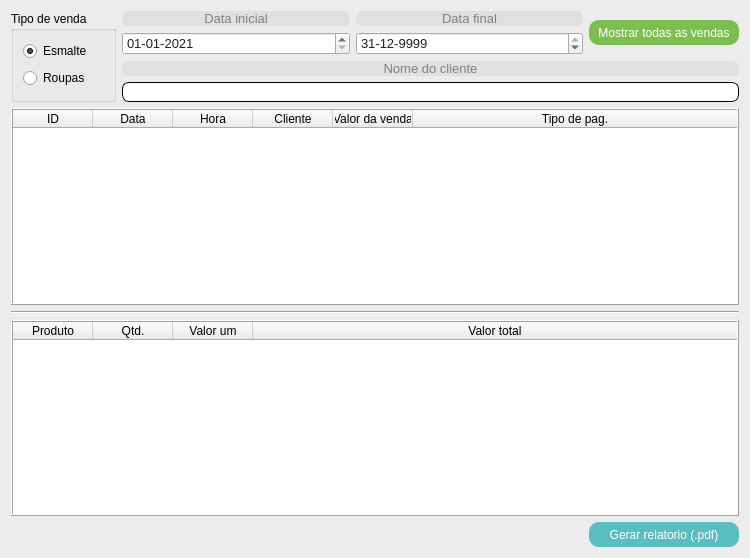
<?xml version="1.0" encoding="UTF-8"?>
<ui version="4.0">
 <class>fm_transacao_cliente</class>
 <widget class="QDialog" name="fm_transacao_cliente">
  <property name="geometry">
   <rect>
    <x>0</x>
    <y>0</y>
    <width>750</width>
    <height>558</height>
   </rect>
  </property>
  <property name="windowTitle">
   <string>Transações de clientes</string>
  </property>
  <property name="styleSheet">
   <string notr="true">QDialog{
background:#ececec
}</string>
  </property>
  <layout class="QGridLayout" name="gridLayout">
   <item row="5" column="3">
    <widget class="QPushButton" name="btnRelatorio">
     <property name="sizePolicy">
      <sizepolicy hsizetype="Maximum" vsizetype="Fixed">
       <horstretch>0</horstretch>
       <verstretch>0</verstretch>
      </sizepolicy>
     </property>
     <property name="minimumSize">
      <size>
       <width>150</width>
       <height>25</height>
      </size>
     </property>
     <property name="cursor">
      <cursorShape>PointingHandCursor</cursorShape>
     </property>
     <property name="styleSheet">
      <string notr="true">QPushButton:enabled{background:#5abec0;}
QPushButton:disabled{background:#2fbec0;}
QPushButton:pressed{background:#73bebe;}
QPushButton{
color:#ffffff;
font-size:9pt;
border:none;
border-radius:10px;
}</string>
     </property>
     <property name="text">
      <string>Gerar relatorio (.pdf)</string>
     </property>
    </widget>
   </item>
   <item row="3" column="0" colspan="4">
    <widget class="Line" name="line">
     <property name="orientation">
      <enum>Qt::Horizontal</enum>
     </property>
    </widget>
   </item>
   <item row="4" column="0" colspan="4">
    <widget class="QTableWidget" name="twProdutos">
     <property name="cursor" stdset="0">
      <cursorShape>PointingHandCursor</cursorShape>
     </property>
     <property name="styleSheet">
      <string notr="true">QTableWidget{
color:#303030;
font-size:9pt;
}</string>
     </property>
     <property name="frameShape">
      <enum>QFrame::Box</enum>
     </property>
     <property name="frameShadow">
      <enum>QFrame::Raised</enum>
     </property>
     <property name="editTriggers">
      <set>QAbstractItemView::NoEditTriggers</set>
     </property>
     <property name="selectionMode">
      <enum>QAbstractItemView::SingleSelection</enum>
     </property>
     <property name="selectionBehavior">
      <enum>QAbstractItemView::SelectRows</enum>
     </property>
     <property name="sortingEnabled">
      <bool>true</bool>
     </property>
     <attribute name="horizontalHeaderMinimumSectionSize">
      <number>50</number>
     </attribute>
     <attribute name="horizontalHeaderDefaultSectionSize">
      <number>80</number>
     </attribute>
     <attribute name="horizontalHeaderHighlightSections">
      <bool>false</bool>
     </attribute>
     <attribute name="horizontalHeaderStretchLastSection">
      <bool>true</bool>
     </attribute>
     <attribute name="verticalHeaderVisible">
      <bool>false</bool>
     </attribute>
     <attribute name="verticalHeaderHighlightSections">
      <bool>false</bool>
     </attribute>
     <column>
      <property name="text">
       <string>Produto</string>
      </property>
     </column>
     <column>
      <property name="text">
       <string>Qtd.</string>
      </property>
     </column>
     <column>
      <property name="text">
       <string>Valor um</string>
      </property>
     </column>
     <column>
      <property name="text">
       <string>Valor total</string>
      </property>
     </column>
    </widget>
   </item>
   <item row="2" column="0" colspan="4">
    <widget class="QTableWidget" name="twCliente">
     <property name="cursor" stdset="0">
      <cursorShape>PointingHandCursor</cursorShape>
     </property>
     <property name="styleSheet">
      <string notr="true">QTableWidget{
color:#303030;
font-size:9pt;
}</string>
     </property>
     <property name="frameShape">
      <enum>QFrame::Box</enum>
     </property>
     <property name="frameShadow">
      <enum>QFrame::Raised</enum>
     </property>
     <property name="editTriggers">
      <set>QAbstractItemView::NoEditTriggers</set>
     </property>
     <property name="selectionMode">
      <enum>QAbstractItemView::SingleSelection</enum>
     </property>
     <property name="selectionBehavior">
      <enum>QAbstractItemView::SelectRows</enum>
     </property>
     <property name="sortingEnabled">
      <bool>true</bool>
     </property>
     <attribute name="horizontalHeaderMinimumSectionSize">
      <number>50</number>
     </attribute>
     <attribute name="horizontalHeaderDefaultSectionSize">
      <number>80</number>
     </attribute>
     <attribute name="horizontalHeaderHighlightSections">
      <bool>false</bool>
     </attribute>
     <attribute name="horizontalHeaderStretchLastSection">
      <bool>true</bool>
     </attribute>
     <attribute name="verticalHeaderVisible">
      <bool>false</bool>
     </attribute>
     <attribute name="verticalHeaderHighlightSections">
      <bool>false</bool>
     </attribute>
     <column>
      <property name="text">
       <string>ID</string>
      </property>
     </column>
     <column>
      <property name="text">
       <string>Data</string>
      </property>
     </column>
     <column>
      <property name="text">
       <string>Hora</string>
      </property>
     </column>
     <column>
      <property name="text">
       <string>Cliente</string>
      </property>
     </column>
     <column>
      <property name="text">
       <string>Valor da venda</string>
      </property>
     </column>
     <column>
      <property name="text">
       <string>Tipo de pag.</string>
      </property>
     </column>
    </widget>
   </item>
   <item row="0" column="2">
    <layout class="QVBoxLayout" name="vlDataFinal">
     <item>
      <widget class="QLabel" name="lbDataFinal">
       <property name="styleSheet">
        <string notr="true">QLabel{
background:#e0e0e0;
color:#808080;
font-size:10pt;
border:none;
border-radius:6px;
}</string>
       </property>
       <property name="text">
        <string>Data final</string>
       </property>
       <property name="alignment">
        <set>Qt::AlignCenter</set>
       </property>
      </widget>
     </item>
     <item>
      <widget class="QDateEdit" name="dateFinal">
       <property name="styleSheet">
        <string notr="true">QDateEdit{
color:#202020;
font-size:10pt;
}</string>
       </property>
       <property name="minimumDateTime">
        <datetime>
         <hour>0</hour>
         <minute>0</minute>
         <second>0</second>
         <year>2021</year>
         <month>1</month>
         <day>1</day>
        </datetime>
       </property>
       <property name="displayFormat">
        <string>dd-MM-yyyy</string>
       </property>
       <property name="date">
        <date>
         <year>9999</year>
         <month>12</month>
         <day>31</day>
        </date>
       </property>
      </widget>
     </item>
    </layout>
   </item>
   <item row="0" column="1">
    <layout class="QVBoxLayout" name="vlDataInicial">
     <item>
      <widget class="QLabel" name="lbDataInicial">
       <property name="styleSheet">
        <string notr="true">QLabel{
background:#e0e0e0;
color:#808080;
font-size:10pt;
border:none;
border-radius:6px;
}</string>
       </property>
       <property name="text">
        <string>Data inicial</string>
       </property>
       <property name="alignment">
        <set>Qt::AlignCenter</set>
       </property>
      </widget>
     </item>
     <item>
      <widget class="QDateEdit" name="dateInicial">
       <property name="styleSheet">
        <string notr="true">QDateEdit{
color:#202020;
font-size:10pt;
}</string>
       </property>
       <property name="minimumDateTime">
        <datetime>
         <hour>0</hour>
         <minute>0</minute>
         <second>0</second>
         <year>2021</year>
         <month>1</month>
         <day>1</day>
        </datetime>
       </property>
       <property name="displayFormat">
        <string>dd-MM-yyyy</string>
       </property>
       <property name="date">
        <date>
         <year>2021</year>
         <month>1</month>
         <day>1</day>
        </date>
       </property>
      </widget>
     </item>
    </layout>
   </item>
   <item row="0" column="0" rowspan="2">
    <widget class="QGroupBox" name="gbVenda">
     <property name="sizePolicy">
      <sizepolicy hsizetype="Maximum" vsizetype="Preferred">
       <horstretch>0</horstretch>
       <verstretch>0</verstretch>
      </sizepolicy>
     </property>
     <property name="title">
      <string>Tipo de venda</string>
     </property>
     <layout class="QVBoxLayout" name="verticalLayout_2">
      <item>
       <widget class="QRadioButton" name="rbEsmalte">
        <property name="sizePolicy">
         <sizepolicy hsizetype="Maximum" vsizetype="Fixed">
          <horstretch>0</horstretch>
          <verstretch>0</verstretch>
         </sizepolicy>
        </property>
        <property name="text">
         <string>Esmalte</string>
        </property>
        <property name="checked">
         <bool>true</bool>
        </property>
       </widget>
      </item>
      <item>
       <widget class="QRadioButton" name="rbRoupa">
        <property name="sizePolicy">
         <sizepolicy hsizetype="Maximum" vsizetype="Fixed">
          <horstretch>0</horstretch>
          <verstretch>0</verstretch>
         </sizepolicy>
        </property>
        <property name="text">
         <string>Roupas</string>
        </property>
       </widget>
      </item>
     </layout>
    </widget>
   </item>
   <item row="0" column="3">
    <widget class="QPushButton" name="btnMostrarTudo">
     <property name="sizePolicy">
      <sizepolicy hsizetype="Maximum" vsizetype="Fixed">
       <horstretch>0</horstretch>
       <verstretch>0</verstretch>
      </sizepolicy>
     </property>
     <property name="minimumSize">
      <size>
       <width>150</width>
       <height>25</height>
      </size>
     </property>
     <property name="cursor">
      <cursorShape>PointingHandCursor</cursorShape>
     </property>
     <property name="styleSheet">
      <string notr="true">QPushButton:enabled{background:#7dbe50;}
QPushButton:disabled{background:#aaff7f;}
QPushButton:pressed{background:#aaff00;}
QPushButton{
color:#ffffff;
font-size:9pt;
border:none;
border-radius:10px;
}</string>
     </property>
     <property name="text">
      <string>Mostrar todas as vendas</string>
     </property>
    </widget>
   </item>
   <item row="1" column="1" colspan="3">
    <layout class="QVBoxLayout" name="verticalLayout">
     <item>
      <widget class="QLabel" name="lbVendedor">
       <property name="styleSheet">
        <string notr="true">QLabel{
background:#e0e0e0;
color:#808080;
font-size:10pt;
border:none;
border-radius:6px;
}</string>
       </property>
       <property name="text">
        <string>Nome do cliente</string>
       </property>
       <property name="alignment">
        <set>Qt::AlignCenter</set>
       </property>
      </widget>
     </item>
     <item>
      <widget class="QLineEdit" name="lineCliente">
       <property name="sizePolicy">
        <sizepolicy hsizetype="Expanding" vsizetype="Maximum">
         <horstretch>0</horstretch>
         <verstretch>0</verstretch>
        </sizepolicy>
       </property>
       <property name="minimumSize">
        <size>
         <width>150</width>
         <height>20</height>
        </size>
       </property>
       <property name="styleSheet">
        <string notr="true">QLineEdit:enabled{background:#ffffff;}
QLineEdit:disabled{background:#e7e7e7;}
QLineEdit{
color:#303030;
font-size:9pt;
border-radius:7px;
border:1px solid black;
}</string>
       </property>
      </widget>
     </item>
    </layout>
   </item>
  </layout>
 </widget>
 <resources/>
 <connections/>
</ui>
